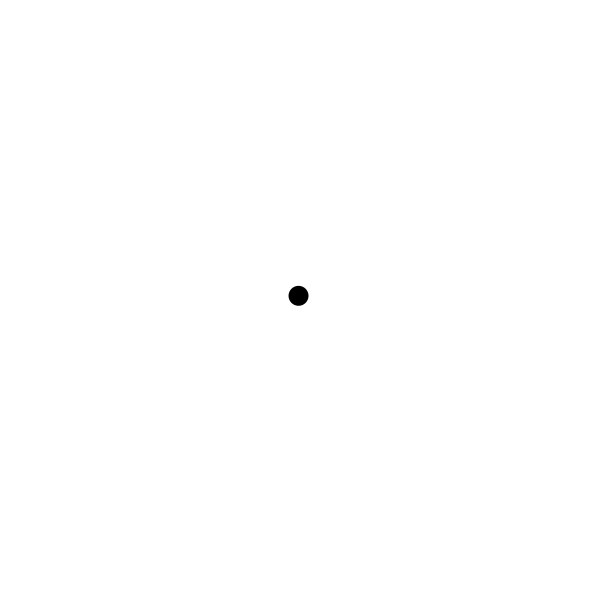
Frame 1 (no input)
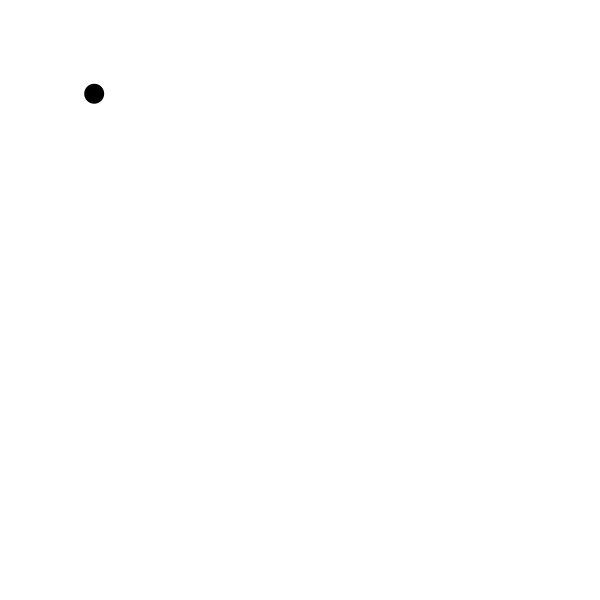
Frame 60 (the mouse pressed at the canvas centre just before this capture)
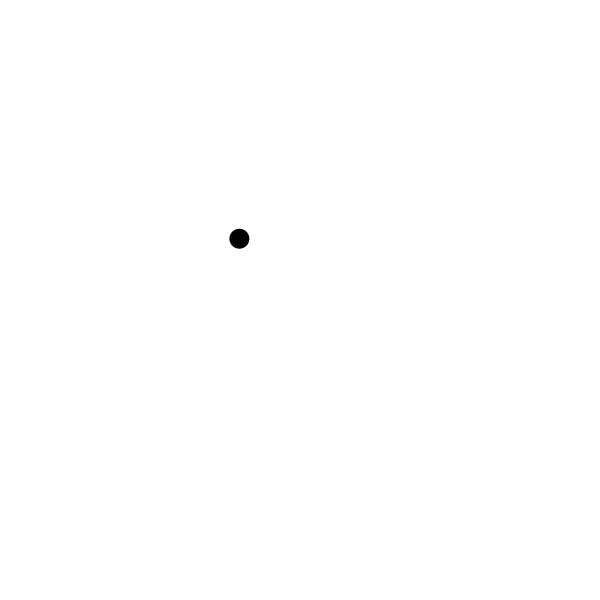
Frame 120 (the mouse held since frame 60 and released just before this capture)

The Processing sketch that drew these frames (run headless with seeded random() and noise(); from frame 60 on, the mouse is pressed at the canvas centre):

// Processing sketch: agent_follow
// ── agent_follow.pde
float x = 300;
float y = 300;

void setup() {
  size(600, 600);
  background(255);
  noStroke();
  
}


void draw() {
  fill(0);
  background(255);
  float speed = 50;
  float dir_x = (mouseX - x)  / speed;
  float dir_y = (mouseY - y) / speed;
  
  float r1 = random(7);
  float r2 = random(7);
  ellipse(x + dir_x + r1, y + dir_y + r2, 20, 20);
  x = x + dir_x;
  y = y + dir_y;
}
